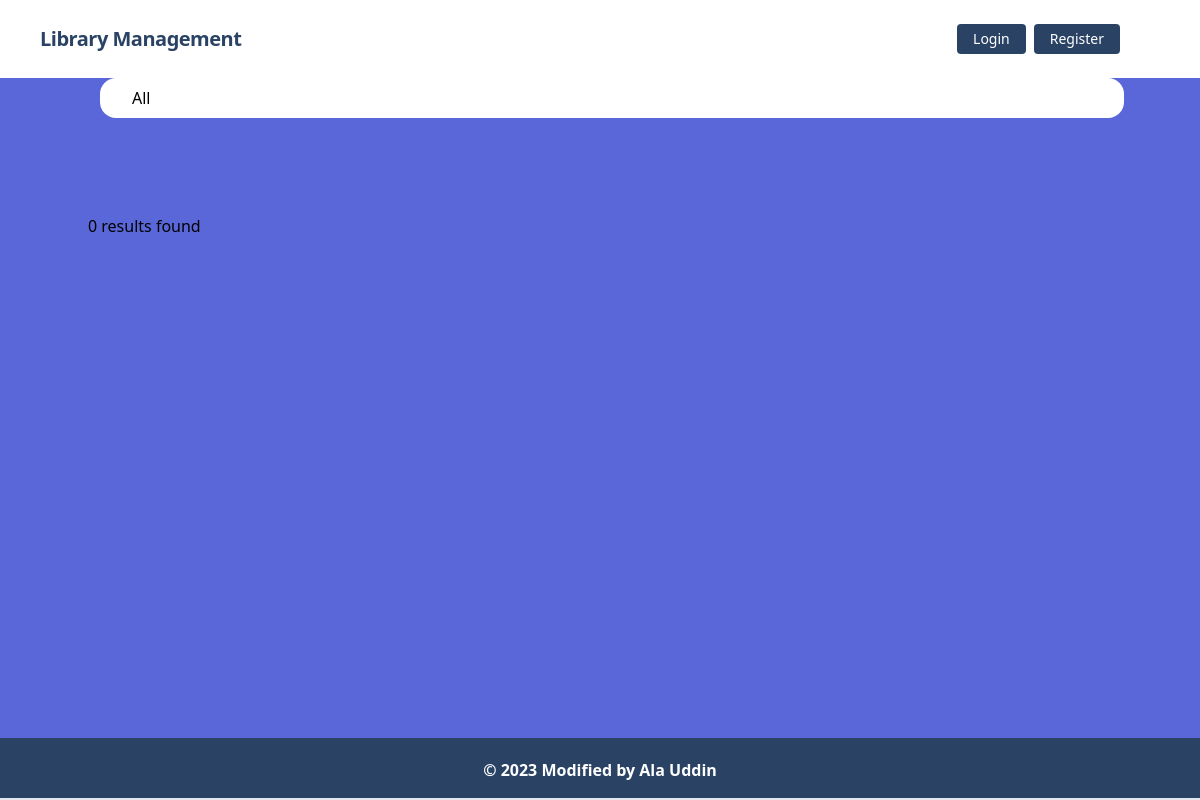
/, run on an earlier commit of the app's database.
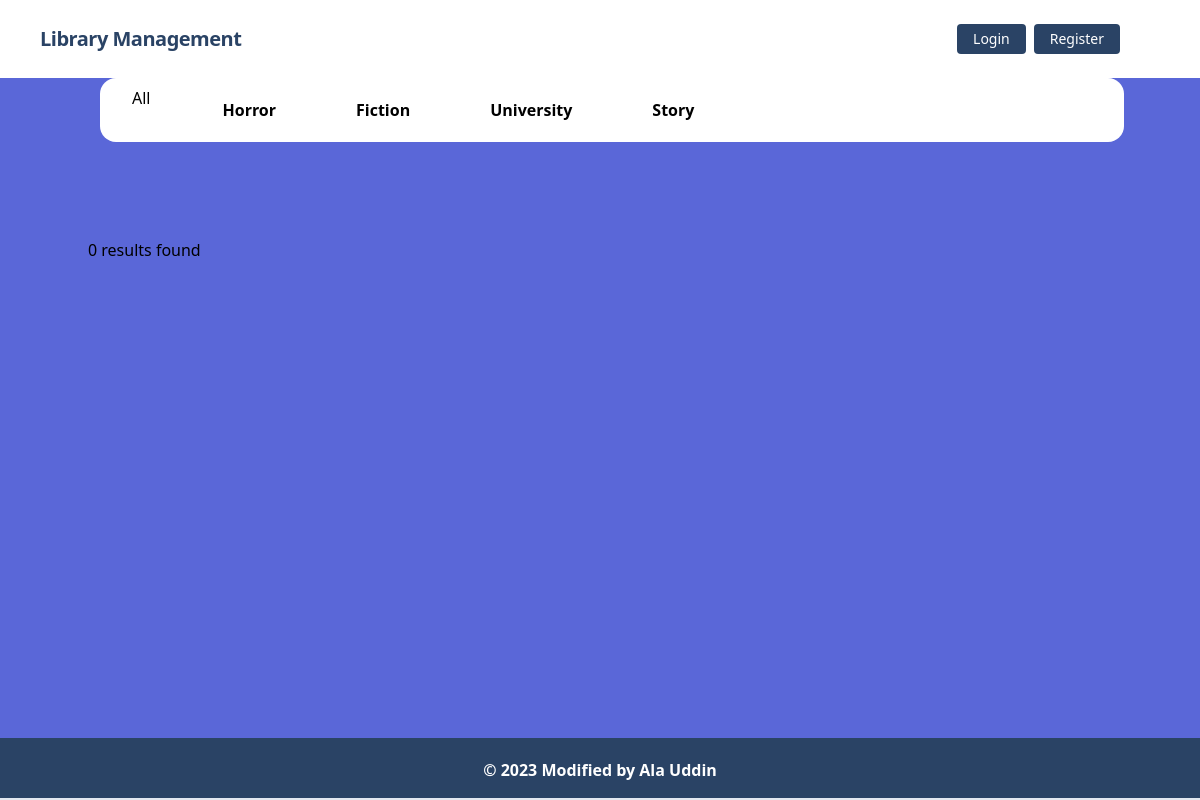
And on a later commit of the database.
### category/models.py (models this page shows, shortened)
class Category(models.Model):
    name = models.CharField(max_length=100)
    slug = models.SlugField(max_length=100, null=True, blank=True, unique=True)

### core/views.py (the view)
# urls.py: path('', HomeView.as_view(), name='home'),
class HomeView(TemplateView):
    template_name = 'index.html'
    def get_context_data(self, **kwargs):
        context = super().get_context_data(**kwargs)
        books = Book.objects.all()
        category_slug = self.kwargs.get('category_slug')
        if category_slug:
            category = get_object_or_404(Category, slug=category_slug)
            books = Book.objects.filter(category=category)
        categories = Category.objects.all()
        context['categories'] = categories
        context['books'] = books
        return context

### core/templates/index.html (shortened to what this page needs)
{% extends 'base.html' %}
{% load static %}
{% block content %}
<div class="flex flex-col w-full justify-center items-start  bg-white rounded-2xl bg-opacity-70 mx-3">
    <div class="flex flex-wrap">
        <div class="m-2">
            <a href="/" class="btn btn-outline-primary m-2 px-4 py-2">All</a>
        </div>
        {% for category in categories %}
            <div class="m-2">
                <a href="{% url 'category_wise_post' category.slug %}" type="button" class="px-8 py-3 font-semibold rounded dark:bg-gray-100 dark:text-gray-800">{{ category.name }}</a>
            </div>
        {% endfor %}
    </div>
</div>
<div class="container mx-auto flex flex-col md:flex-row items-center my-12 md:my-24">
    <div class="flex flex-col items-center">
        <h4>{{ books | length }} results found</h4>
    </div>
</div>
{% endblock %}

What changed in the data, as far as the page shows it:
added Category: name "Horror"
added Category: name "Fiction"
added Category: name "University"
added Category: name "Story"
